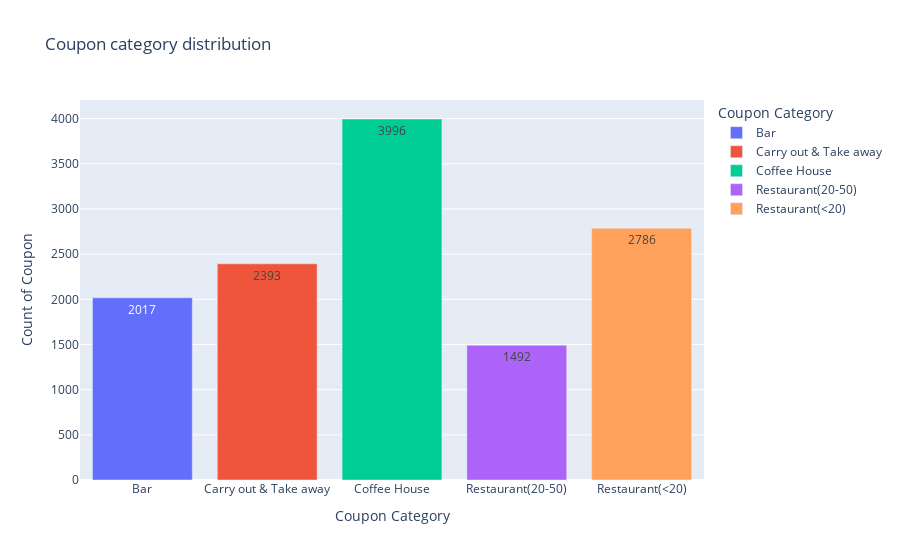
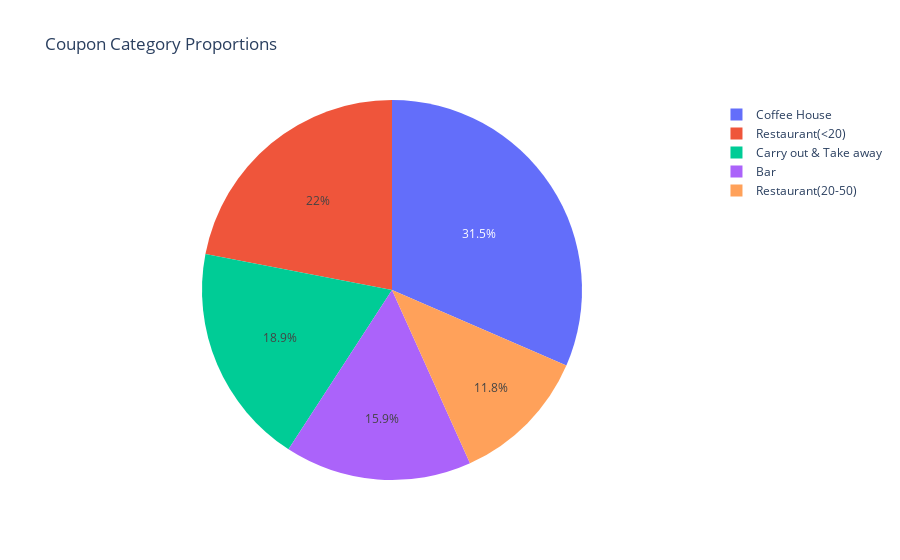

The notebook cell saved with these charts, in order:
### Markdown cell above
5. Use a bar plot to visualize the `coupon` column.

### Code cell
#Group the data by "coupon", get the size and reset the index
data_coupon= (data.groupby('coupon').size().reset_index())
#Draw the bar chart
fig = px.bar(data_coupon, x='coupon', y=data_coupon.iloc[:, 1], color='coupon', title='Coupon category distribution', 
             labels = {"coupon":"Coupon Category", "y":"Count of Coupon"}, text_auto=True)
fig.show()

#Add column Proportion of each category
data_coupon["Proportion"] = data_coupon.iloc[:, 1] /len(data)
fig1 = px.pie(data_coupon, values='Proportion',names='coupon', title='Coupon Category Proportions')
fig1.show()

### Figure 1 — Plotly figure (JSON) as saved in the notebook; plotly's stock layout.template omitted (floating-point values rounded to 4 significant figures)
{"data": [{"alignmentgroup": "True", "hovertemplate": "Coupon Category=%{x}<br>Count of Coupon=%{y}<extra></extra>", "legendgroup": "Bar", "marker": {"color": "#636efa", "pattern": {"shape": ""}}, "name": "Bar", "offsetgroup": "Bar", "orientation": "v", "showlegend": true, "textposition": "auto", "texttemplate": "%{y}", "type": "bar", "x": ["Bar"], "xaxis": "x", "y": [2017], "yaxis": "y"}, {"alignmentgroup": "True", "hovertemplate": "Coupon Category=%{x}<br>Count of Coupon=%{y}<extra></extra>", "legendgroup": "Carry out & Take away", "marker": {"color": "#EF553B", "pattern": {"shape": ""}}, "name": "Carry out & Take away", "offsetgroup": "Carry out & Take away", "orientation": "v", "showlegend": true, "textposition": "auto", "texttemplate": "%{y}", "type": "bar", "x": ["Carry out & Take away"], "xaxis": "x", "y": [2393], "yaxis": "y"}, {"alignmentgroup": "True", "hovertemplate": "Coupon Category=%{x}<br>Count of Coupon=%{y}<extra></extra>", "legendgroup": "Coffee House", "marker": {"color": "#00cc96", "pattern": {"shape": ""}}, "name": "Coffee House", "offsetgroup": "Coffee House", "orientation": "v", "showlegend": true, "textposition": "auto", "texttemplate": "%{y}", "type": "bar", "x": ["Coffee House"], "xaxis": "x", "y": [3996], "yaxis": "y"}, {"alignmentgroup": "True", "hovertemplate": "Coupon Category=%{x}<br>Count of Coupon=%{y}<extra></extra>", "legendgroup": "Restaurant(20-50)", "marker": {"color": "#ab63fa", "pattern": {"shape": ""}}, "name": "Restaurant(20-50)", "offsetgroup": "Restaurant(20-50)", "orientation": "v", "showlegend": true, "textposition": "auto", "texttemplate": "%{y}", "type": "bar", "x": ["Restaurant(20-50)"], "xaxis": "x", "y": [1492], "yaxis": "y"}, {"alignmentgroup": "True", "hovertemplate": "Coupon Category=%{x}<br>Count of Coupon=%{y}<extra></extra>", "legendgroup": "Restaurant(<20)", "marker": {"color": "#FFA15A", "pattern": {"shape": ""}}, "name": "Restaurant(<20)", "offsetgroup": "Restaurant(<20)", "orientation": "v", "showlegend": true, "textposition": "auto", "texttemplate": "%{y}", "type": "bar", "x": ["Restaurant(<20)"], "xaxis": "x", "y": [2786], "yaxis": "y"}], "layout": {"barmode": "relative", "legend": {"title": {"text": "Coupon Category"}, "tracegroupgap": 0}, "title": {"text": "Coupon category distribution"}, "xaxis": {"anchor": "y", "categoryarray": ["Bar", "Carry out & Take away", "Coffee House", "Restaurant(20-50)", "Restaurant(<20)"], "categoryorder": "array", "domain": [0, 1], "title": {"text": "Coupon Category"}}, "yaxis": {"anchor": "x", "domain": [0, 1], "title": {"text": "Count of Coupon"}}}}

### Figure 2 — Plotly figure (JSON) as saved in the notebook; plotly's stock layout.template omitted (floating-point values rounded to 4 significant figures)
{"data": [{"domain": {"x": [0, 1], "y": [0, 1]}, "hovertemplate": "coupon=%{label}<br>Proportion=%{value}<extra></extra>", "labels": ["Bar", "Carry out & Take away", "Coffee House", "Restaurant(20-50)", "Restaurant(<20)"], "legendgroup": "", "name": "", "showlegend": true, "type": "pie", "values": [0.159, 0.1887, 0.315, 0.1176, 0.2196]}], "layout": {"legend": {"tracegroupgap": 0}, "title": {"text": "Coupon Category Proportions"}}}
